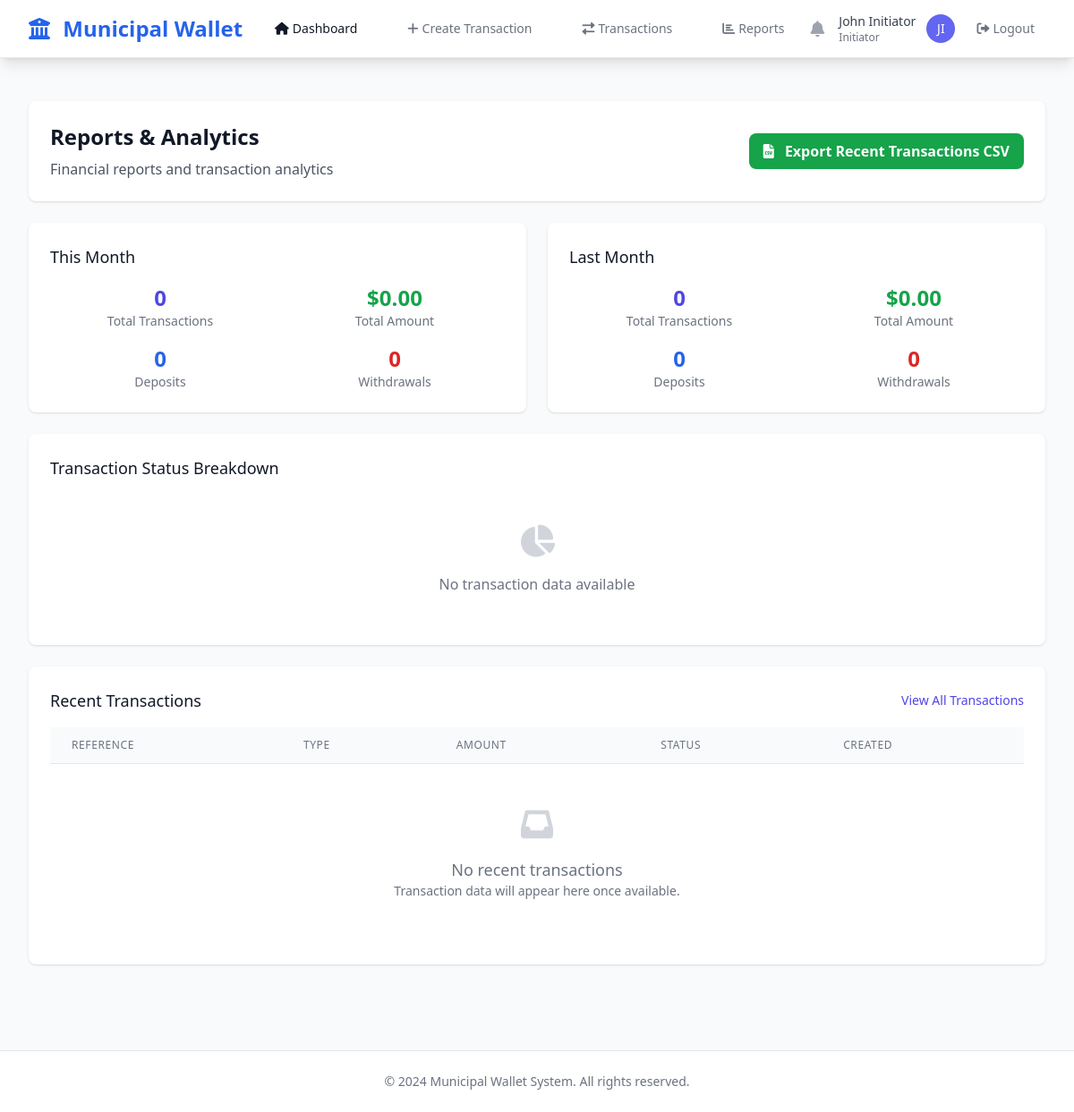
The app's page /reports/ (signed in), older data.
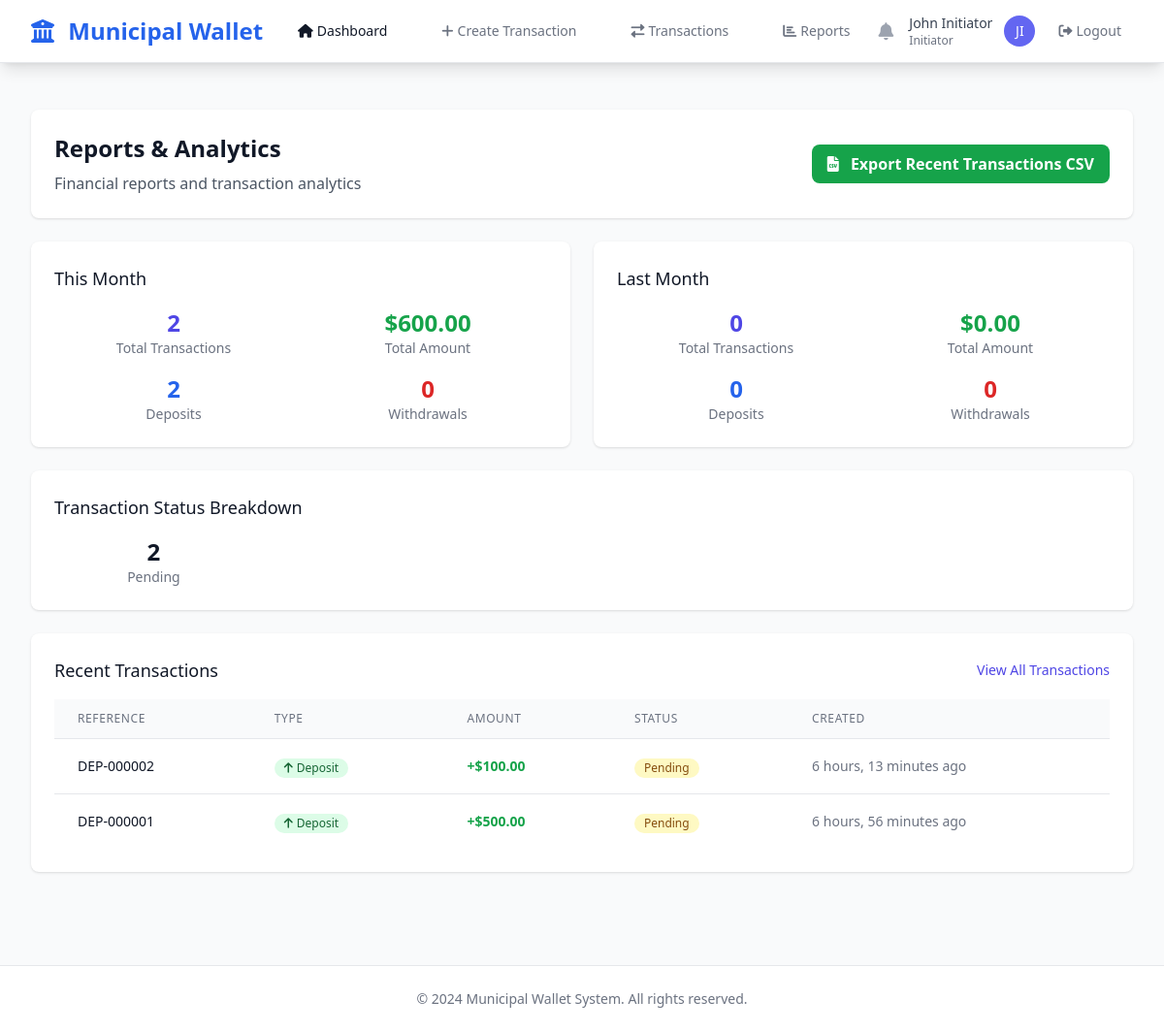
The same page, newer data.
### apps/transactions/models.py (models this page shows, shortened)
class Transaction(models.Model):
    TRANSACTION_TYPE_CHOICES = [
        ('DEPOSIT', 'Deposit'),
        ('WITHDRAWAL', 'Withdrawal'),
    ]
    STATUS_CHOICES = [
        ('PENDING', 'Pending'),
        ('APPROVED', 'Approved'),
        ('REJECTED', 'Rejected'),
        ('EXECUTED', 'Executed'),
        ('CANCELLED', 'Cancelled'),
    ]
    id = models.UUIDField(primary_key=True, default=uuid.uuid4, editable=False)
    account = models.ForeignKey('cities.Account', on_delete=models.CASCADE, related_name='transactions')
    city = models.ForeignKey('cities.City', on_delete=models.CASCADE, related_name='transactions')
    created_by = models.ForeignKey('accounts.User', on_delete=models.CASCADE, related_name='created_transactions')
    type = models.CharField(max_length=10, choices=TRANSACTION_TYPE_CHOICES)
    amount = models.DecimalField(max_digits=15, decimal_places=2, validators=[MinValueValidator(0.01)])
    description = models.TextField()
    status = models.CharField(max_length=10, choices=STATUS_CHOICES, default='PENDING')
    reference = models.CharField(max_length=50, unique=True, blank=True)
    depositor_name = models.CharField(max_length=255, blank=True, null=True, help_text="Name of the person making the deposit")
    depositor_phone = models.CharField(max_length=20, blank=True, null=True, help_text="Phone number of the depositor")
    metadata = models.JSONField(default=dict, blank=True)
    created_at = models.DateTimeField(auto_now_add=True)
    updated_at = models.DateTimeField(auto_now=True)
    executed_at = models.DateTimeField(null=True, blank=True)
    class Meta:
        db_table = 'transactions'
        verbose_name = 'Transaction'
        verbose_name_plural = 'Transactions'
        ordering = ['-created_at']

### apps/dashboard/views.py (the view)
# urls.py: path('reports/', views.reports_view, name='reports'),
@login_required
def reports_view(request):
    from django.db.models import Sum, Count, Q
    from django.utils import timezone
    from datetime import datetime, timedelta
    user_city = request.user.city if request.user.role != 'ADMIN' else None
    transactions_qs = get_user_visible_transactions(request.user)
    this_month_start = timezone.now().replace(day=1, hour=0, minute=0, second=0, microsecond=0)
    last_month_start = (this_month_start - timedelta(days=1)).replace(day=1)
    this_month_stats = transactions_qs.filter(created_at__gte=this_month_start).aggregate(
        total_transactions=Count('id'),
        total_amount=Sum('amount'),
        deposits=Count('id', filter=Q(type='DEPOSIT')),
        withdrawals=Count('id', filter=Q(type='WITHDRAWAL')),
        executed=Count('id', filter=Q(status='EXECUTED')),
    )
    last_month_stats = transactions_qs.filter(
        created_at__gte=last_month_start,
        created_at__lt=this_month_start
    ).aggregate(
        total_transactions=Count('id'),
        total_amount=Sum('amount'),
        deposits=Count('id', filter=Q(type='DEPOSIT')),
        withdrawals=Count('id', filter=Q(type='WITHDRAWAL')),
        executed=Count('id', filter=Q(status='EXECUTED')),
    )
    recent_transactions = transactions_qs.order_by('-created_at')[:10]
    status_breakdown = transactions_qs.values('status').annotate(count=Count('id'))
    context = {
        'this_month_stats': this_month_stats,
        'last_month_stats': last_month_stats,
        'recent_transactions': recent_transactions,
        'status_breakdown': status_breakdown,
        'user_city': user_city,
    }
    return render(request, 'reports/reports.html', context)

### apps/accounts/models.py (called while the page is built)
    @property
    def full_name(self):
        return f"{self.first_name} {self.last_name}"

    def can_create_requests(self):
        return self.role == 'INITIATOR'

    def can_approve_requests(self):
        return self.role in ['APPROVER_1', 'APPROVER_2', 'APPROVER_3', 'APPROVER_4', 'APPROVER_5']

### apps/transactions/utils.py (called while the page is built)
def get_user_visible_transactions(user, base_queryset=None):
    from .models import Transaction
    if base_queryset is None:
        base_queryset = Transaction.objects.all()
    if not (user.is_superuser or user.is_staff) and hasattr(user, 'city') and user.city:
        base_queryset = base_queryset.filter(city=user.city)
    if user.can_create_requests():
        return base_queryset.filter(created_by=user)
    elif user.can_approve_requests():
        from apps.approvals.models import RequestApproval
        assigned_transaction_ids = RequestApproval.objects.filter(
            approver=user
        ).values_list('transaction_id', flat=True)
        return base_queryset.filter(id__in=assigned_transaction_ids)
    elif user.is_superuser or user.is_staff:
        return base_queryset
    else:
        return base_queryset.none()

### templates/reports/reports.html (shortened to what the changed rows need)
{% extends 'base.html' %}
{% load humanize %}
{% block content %}
<div class="px-4 py-6 sm:px-0">
    <div class="bg-white overflow-hidden shadow rounded-lg mb-6">
        <div class="px-4 py-5 sm:p-6">
            <div class="flex justify-between items-center">
                <div>
                    <h1 class="text-2xl font-bold text-gray-900 mb-2">Reports & Analytics</h1>
                </div>
            </div>
        </div>
    </div>
    <div class="grid grid-cols-1 md:grid-cols-2 gap-6 mb-6">
        <div class="bg-white shadow rounded-lg">
            <div class="px-4 py-5 sm:p-6">
                <div class="grid grid-cols-2 gap-4">
                    <div class="text-center">
                        <div class="text-2xl font-bold text-indigo-600">{{ this_month_stats.total_transactions|default:0 }}</div>
                        <div class="text-sm text-gray-500">Total Transactions</div>
                    </div>
                    <div class="text-center">
                        <div class="text-2xl font-bold text-green-600">${{ this_month_stats.total_amount|default:0|floatformat:2|intcomma }}</div>
                        <div class="text-sm text-gray-500">Total Amount</div>
                    </div>
                    <div class="text-center">
                        <div class="text-2xl font-bold text-blue-600">{{ this_month_stats.deposits|default:0 }}</div>
                        <div class="text-sm text-gray-500">Deposits</div>
                    </div>
                </div>
            </div>
        </div>
    </div>
    <div class="bg-white shadow rounded-lg mb-6">
        <div class="px-4 py-5 sm:p-6">
            <div class="grid grid-cols-2 md:grid-cols-5 gap-4">
                {% for status in status_breakdown %}
                <div class="text-center">
                    <div class="text-2xl font-bold text-gray-900">{{ status.count }}</div>
                    <div class="text-sm text-gray-500">{{ status.status|title }}</div>
                </div>
                {% empty %}
                <div class="col-span-5 text-center py-8">
                    <i class="fas fa-chart-pie text-4xl text-gray-300 mb-4"></i>
                    <p class="text-gray-500">No transaction data available</p>
                </div>
                {% endfor %}
            </div>
        </div>
    </div>
    <div class="bg-white shadow rounded-lg">
        <div class="px-4 py-5 sm:p-6">
            <div class="overflow-hidden">
                <table class="min-w-full divide-y divide-gray-200">
                    <thead class="bg-gray-50">
                        <tr>
                            <th class="px-6 py-3 text-left text-xs font-medium text-gray-500 uppercase tracking-wider">Reference</th>
                            <th class="px-6 py-3 text-left text-xs font-medium text-gray-500 uppercase tracking-wider">Type</th>
                            <th class="px-6 py-3 text-left text-xs font-medium text-gray-500 uppercase tracking-wider">Amount</th>
                            <th class="px-6 py-3 text-left text-xs font-medium text-gray-500 uppercase tracking-wider">Status</th>
                            <th class="px-6 py-3 text-left text-xs font-medium text-gray-500 uppercase tracking-wider">Created</th>
                        </tr>
                    </thead>
                    <tbody class="bg-white divide-y divide-gray-200">
                        {% for transaction in recent_transactions %}
                        <tr class="hover:bg-gray-50">
                            <td class="px-6 py-4 whitespace-nowrap text-sm font-medium text-gray-900">
                                {{ transaction.reference }}
                            </td>
                            <td class="px-6 py-4 whitespace-nowrap">
                                {% if transaction.type == 'DEPOSIT' %}
                                    <span class="inline-flex items-center px-2.5 py-0.5 rounded-full text-xs font-medium bg-green-100 text-green-800">
                                        <i class="fas fa-arrow-up mr-1"></i>
                                        Deposit
                                    </span>
                                {% else %}
                                    <span class="inline-flex items-center px-2.5 py-0.5 rounded-full text-xs font-medium bg-red-100 text-red-800">
                                        <i class="fas fa-arrow-down mr-1"></i>
                                        Withdrawal
                                    </span>
                                {% endif %}
                            </td>
                            <td class="px-6 py-4 whitespace-nowrap text-sm text-gray-900">
                                {% if transaction.type == 'DEPOSIT' %}
                                    <span class="text-green-600 font-semibold">+${{ transaction.amount|floatformat:2|intcomma }}</span>
                                {% else %}
                                    <span class="text-red-600 font-semibold">-${{ transaction.amount|floatformat:2|intcomma }}</span>
                                {% endif %}
                            </td>
                            <td class="px-6 py-4 whitespace-nowrap">
                                {% if transaction.status == 'PENDING' %}
                                    <span class="inline-flex items-center px-2.5 py-0.5 rounded-full text-xs font-medium bg-yellow-100 text-yellow-800">
                                        Pending
                                    </span>
                                {% elif transaction.status == 'APPROVED' %}
                                    <span class="inline-flex items-center px-2.5 py-0.5 rounded-full text-xs font-medium bg-blue-100 text-blue-800">
                                        Approved
                                    </span>
                                {% elif transaction.status == 'EXECUTED' %}
                                    <span class="inline-flex items-center px-2.5 py-0.5 rounded-full text-xs font-medium bg-green-100 text-green-800">
                                        Executed
                                    </span>
                                {% elif transaction.status == 'REJECTED' %}
                                    <span class="inline-flex items-center px-2.5 py-0.5 rounded-full text-xs font-medium bg-red-100 text-red-800">
                                        Rejected
                                    </span>
                                {% elif transaction.status == 'CANCELLED' %}
                                    <span class="inline-flex items-center px-2.5 py-0.5 rounded-full text-xs font-medium bg-gray-100 text-gray-800">
                                        Cancelled
                                    </span>
                                {% endif %}
                            </td>
                            <td class="px-6 py-4 whitespace-nowrap text-sm text-gray-500">
                                {{ transaction.created_at|timesince }} ago
                            </td>
                        </tr>
                        {% empty %}
                        <tr>
                            <td colspan="5" class="px-6 py-4 text-center text-gray-500">
                                <div class="py-8">
                                    <i class="fas fa-inbox text-4xl text-gray-300 mb-4"></i>
                                    <p class="text-lg font-medium">No recent transactions</p>
                                    <p class="text-sm">Transaction data will appear here once available.</p>
                                </div>
                            </td>
                        </tr>
                        {% endfor %}
                    </tbody>
                </table>
            </div>
        </div>
    </div>
</div>
{% endblock %}

Row changes from the older to the newer data that the page shows:
added Transaction: type "DEPOSIT" (drawn), status "Pending"
added Transaction: type "DEPOSIT" (drawn), status "Pending"
Text that changed along with them:
{{ this_month_stats.total_transactions|default:0 }}: "0" → "2"
{{ this_month_stats.total_amount|default:0|floatformat:2|intcomma }}: "0.00" → "600.00"
{{ this_month_stats.deposits|default:0 }}: "0" → "2"
new list line: "2 Pending"
text no longer shown: "No transaction data available No recent transactions Transaction data will appear here once available."
